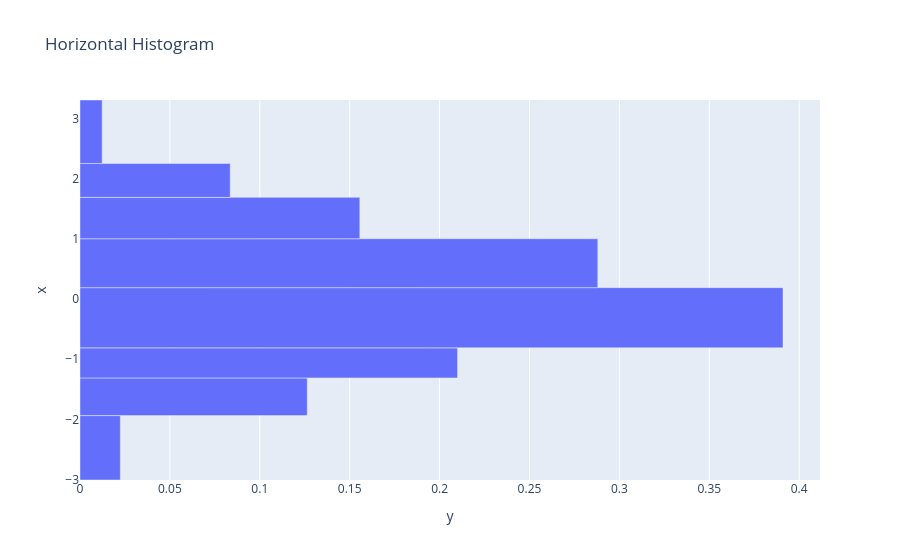

This figure's notebook cell:
### Markdown cell above
## Example 4: Horizontal Histogram

Orientation can be changed to horizontal by using the `y` parameter or setting `orientation='h'`.

### Code cell
fig = histogram(x=data, orientation="h", title="Horizontal Histogram")
fig.show()

### Figure 1 — Plotly figure (JSON) as saved in the notebook; plotly's stock layout.template omitted (floating-point values rounded to 4 significant figures)
{"data": [{"alignmentgroup": "True", "hovertemplate": "y=%{x}<br>x=%{y}<extra></extra>", "legendgroup": "", "marker": {"color": "#636efa", "pattern": {"shape": ""}}, "name": "", "offsetgroup": "", "orientation": "h", "showlegend": false, "type": "bar", "width": [1.07, 0.625, 0.5, 1, 0.8125, 0.6875, 0.5625, 1.055], "x": [0.02242, 0.1264, 0.21, 0.391, 0.288, 0.1556, 0.08356, 0.01233], "xaxis": "x", "y": [-2.473, -1.625, -1.062, -0.3125, 0.5938, 1.344, 1.969, 2.777], "yaxis": "y"}], "layout": {"legend": {"tracegroupgap": 0}, "title": {"text": "Horizontal Histogram"}, "xaxis": {"anchor": "y", "domain": [0, 1], "title": {"text": "y"}}, "yaxis": {"anchor": "x", "domain": [0, 1], "title": {"text": "x"}}}}
